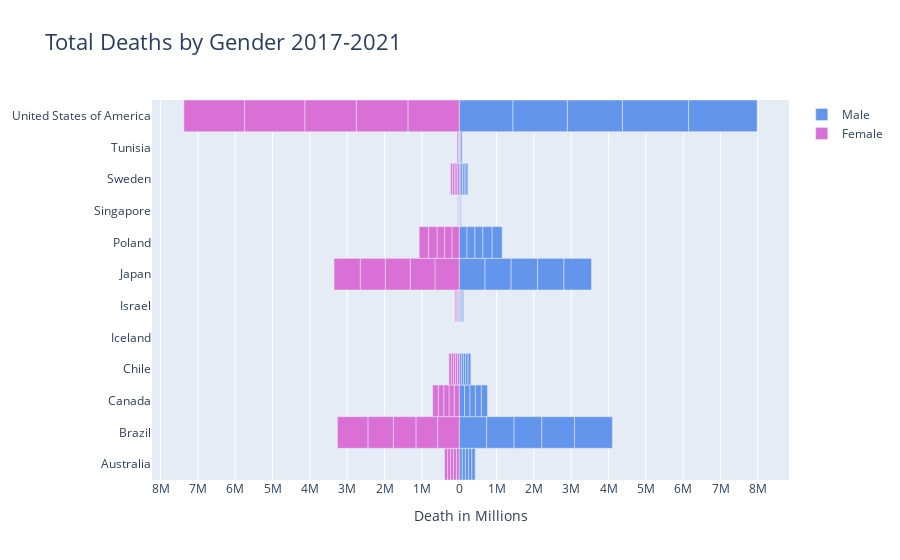

Notebook cell for this chart:
### Code cell
# Creating instance of the figure 
fig = gp.Figure() 
  
# Adding Male data to the figure 
fig.add_trace(gp.Bar(y= y_death, x = x_M,  
                     name = 'Male', 
                     marker={'color': 'cornflowerblue'},
                     orientation = 'h')) 
  
# Adding Female data to the figure 
fig.add_trace(gp.Bar(y = y_death, x = x_F,
                     marker={'color': 'orchid'}, 
                     name = 'Female', orientation = 'h')) 
  
# Updating the layout for our graph 
fig.update_layout(title = 'Total Deaths by Gender 2017-2021', 
                 title_font_size = 22, barmode = 'relative', 
                 bargap = 0.0, bargroupgap = 0, 
                 xaxis = dict(tickvals = [-8000000, -7000000, -6000000, -5000000, -4000000, -3000000, -2000000, -1000000, 
                                          0, 1000000, 2000000, 3000000, 4000000, 5000000, 6000000, 7000000, 8000000], 
                                
                              ticktext = ["8M","7M","6M","5M","4M","3M","2M","1M","0",  
                                          "1M","2M","3M","4M","5M","6M","7M","8M"], 
                                
                              title = 'Death in Millions', 
                              title_font_size = 14) 
                 ) 
  
fig.show()

### Figure 1 — Plotly figure (JSON) as saved in the notebook; plotly's stock layout.template omitted (floating-point values rounded to 4 significant figures)
{"data": [{"marker": {"color": "cornflowerblue"}, "name": "Male", "orientation": "h", "type": "bar", "x": [82441, 82974, 84588, 88111, 89401, 733616, 734470, 745519, 874167, 1015350, 141099, 145771, 146342, 159722, 163726, 55773, 56093, 57632, 67636, 73435, 1124, 1139, 1157, 1167, 1178, 22423, 22648, 23008, 24920, 25775, 690683, 699138, 706834, 707421, 738141, 207671, 211423, 213647, 249744, 268658, 10674, 10864, 10973, 11631, 12695, 44318, 44933, 45456, 46556, 49712, 14818, 23967, 37084, 1439111, 1458469, 1473823, 1769884, 1838108], "y": ["Australia", "Australia", "Australia", "Australia", "Australia", "Brazil", "Brazil", "Brazil", "Brazil", "Brazil", "Canada", "Canada", "Canada", "Canada", "Canada", "Chile", "Chile", "Chile", "Chile", "Chile", "Iceland", "Iceland", "Iceland", "Iceland", "Iceland", "Israel", "Israel", "Israel", "Israel", "Israel", "Japan", "Japan", "Japan", "Japan", "Japan", "Poland", "Poland", "Poland", "Poland", "Poland", "Singapore", "Singapore", "Singapore", "Singapore", "Singapore", "Sweden", "Sweden", "Sweden", "Sweden", "Sweden", "Tunisia", "Tunisia", "Tunisia", "United States of America", "United States of America", "United States of America", "United States of America", "United States of America", "Australia", "Australia", "Australia", "Australia", "Australia", "Brazil", "Brazil", "Brazil", "Brazil", "Brazil", "Canada", "Canada", "Canada", "Canada", "Canada", "Chile", "Chile", "Chile", "Chile", "Chile", "Iceland", "Iceland", "Iceland", "Iceland", "Iceland", "Israel", "Israel", "Israel", "Israel", "Israel", "Japan", "Japan", "Japan", "Japan", "Japan", "Poland", "Poland", "Poland", "Poland", "Poland", "Singapore", "Singapore", "Singapore", "Singapore", "Singapore", "Sweden", "Sweden", "Sweden", "Sweden", "Sweden", "Tunisia", "Tunisia", "Tunisia", "United States of America", "United States of America", "United States of America", "United States of America", "United States of America"]}, {"marker": {"color": "orchid"}, "name": "Female", "orientation": "h", "type": "bar", "x": [-76219, -76712, -78109, -80851, -82068, -577573, -582457, -603725, -682027, -816616, -135590, -138959, -139933, -147914, -148690, -50593, -50684, -52010, -58519, -64182, -1112, -1119, -1120, -1138, -1155, -21948, -22114, -22996, -23877, -24997, -649714, -663332, -665921, -673672, -701715, -195181, -198286, -200553, -227611, -250859, -9089, -9230, -9315, -9353, -10575, -44885, -45523, -46794, -47142, -48882, -10822, -18336, -29998, -1374392, -1380736, -1381015, -1613845, -1626123], "y": ["Australia", "Australia", "Australia", "Australia", "Australia", "Brazil", "Brazil", "Brazil", "Brazil", "Brazil", "Canada", "Canada", "Canada", "Canada", "Canada", "Chile", "Chile", "Chile", "Chile", "Chile", "Iceland", "Iceland", "Iceland", "Iceland", "Iceland", "Israel", "Israel", "Israel", "Israel", "Israel", "Japan", "Japan", "Japan", "Japan", "Japan", "Poland", "Poland", "Poland", "Poland", "Poland", "Singapore", "Singapore", "Singapore", "Singapore", "Singapore", "Sweden", "Sweden", "Sweden", "Sweden", "Sweden", "Tunisia", "Tunisia", "Tunisia", "United States of America", "United States of America", "United States of America", "United States of America", "United States of America", "Australia", "Australia", "Australia", "Australia", "Australia", "Brazil", "Brazil", "Brazil", "Brazil", "Brazil", "Canada", "Canada", "Canada", "Canada", "Canada", "Chile", "Chile", "Chile", "Chile", "Chile", "Iceland", "Iceland", "Iceland", "Iceland", "Iceland", "Israel", "Israel", "Israel", "Israel", "Israel", "Japan", "Japan", "Japan", "Japan", "Japan", "Poland", "Poland", "Poland", "Poland", "Poland", "Singapore", "Singapore", "Singapore", "Singapore", "Singapore", "Sweden", "Sweden", "Sweden", "Sweden", "Sweden", "Tunisia", "Tunisia", "Tunisia", "United States of America", "United States of America", "United States of America", "United States of America", "United States of America"]}], "layout": {"bargap": 0, "bargroupgap": 0, "barmode": "relative", "title": {"font": {"size": 22}, "text": "Total Deaths by Gender 2017-2021"}, "xaxis": {"ticktext": ["8M", "7M", "6M", "5M", "4M", "3M", "2M", "1M", "0", "1M", "2M", "3M", "4M", "5M", "6M", "7M", "8M"], "tickvals": [-8000000, -7000000, -6000000, -5000000, -4000000, -3000000, -2000000, -1000000, 0, 1000000, 2000000, 3000000, 4000000, 5000000, 6000000, 7000000, 8000000], "title": {"font": {"size": 14}, "text": "Death in Millions"}}}}
